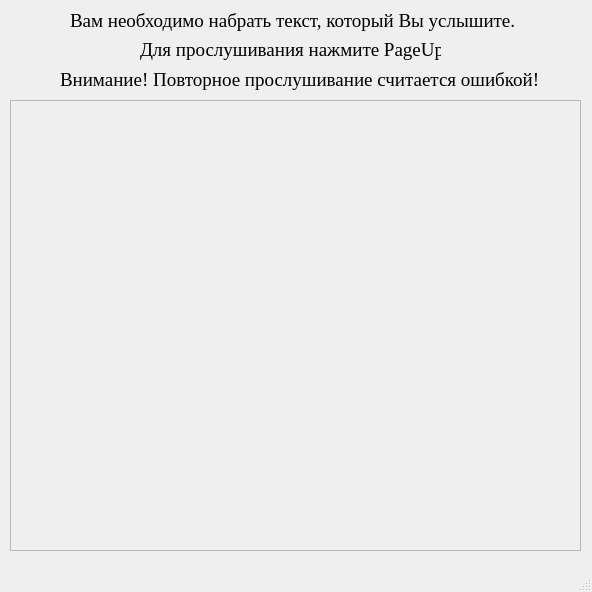
<?xml version="1.0" encoding="UTF-8"?>
<ui version="4.0">
 <class>MainWindow</class>
 <widget class="QMainWindow" name="MainWindow">
  <property name="geometry">
   <rect>
    <x>0</x>
    <y>0</y>
    <width>592</width>
    <height>592</height>
   </rect>
  </property>
  <property name="windowTitle">
   <string>Режим диктанта</string>
  </property>
  <widget class="QWidget" name="centralwidget">
   <widget class="QTextBrowser" name="field">
    <property name="enabled">
     <bool>false</bool>
    </property>
    <property name="geometry">
     <rect>
      <x>10</x>
      <y>100</y>
      <width>571</width>
      <height>451</height>
     </rect>
    </property>
    <property name="font">
     <font>
      <family>Times New Roman</family>
      <pointsize>14</pointsize>
     </font>
    </property>
    <property name="styleSheet">
     <string notr="true">color: rgb(0, 0, 0);</string>
    </property>
   </widget>
   <widget class="QLabel" name="label">
    <property name="geometry">
     <rect>
      <x>70</x>
      <y>0</y>
      <width>451</width>
      <height>41</height>
     </rect>
    </property>
    <property name="font">
     <font>
      <family>Times New Roman</family>
      <pointsize>14</pointsize>
     </font>
    </property>
    <property name="text">
     <string>Вам необходимо набрать текст, который Вы услышите.</string>
    </property>
   </widget>
   <widget class="QLabel" name="label_2">
    <property name="geometry">
     <rect>
      <x>140</x>
      <y>40</y>
      <width>301</width>
      <height>20</height>
     </rect>
    </property>
    <property name="font">
     <font>
      <family>Times New Roman</family>
      <pointsize>14</pointsize>
     </font>
    </property>
    <property name="text">
     <string>Для прослушивания нажмите PageUp</string>
    </property>
   </widget>
   <widget class="QLabel" name="label_3">
    <property name="geometry">
     <rect>
      <x>60</x>
      <y>70</y>
      <width>481</width>
      <height>20</height>
     </rect>
    </property>
    <property name="font">
     <font>
      <family>Times New Roman</family>
      <pointsize>14</pointsize>
     </font>
    </property>
    <property name="text">
     <string>Внимание! Повторное прослушивание считается ошибкой!</string>
    </property>
   </widget>
  </widget>
  <widget class="QMenuBar" name="menubar">
   <property name="geometry">
    <rect>
     <x>0</x>
     <y>0</y>
     <width>592</width>
     <height>21</height>
    </rect>
   </property>
  </widget>
  <widget class="QStatusBar" name="statusbar"/>
 </widget>
 <resources/>
 <connections/>
</ui>
